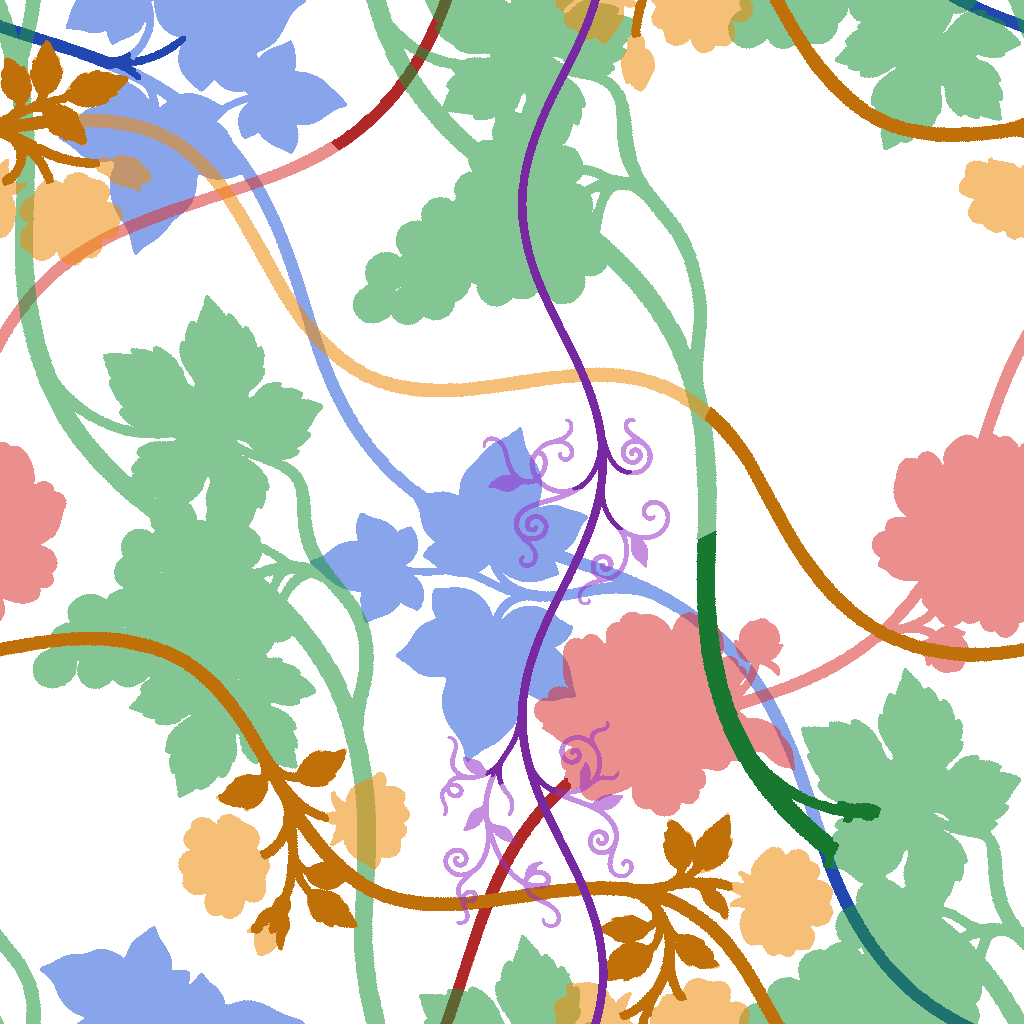

The script that saved this image:
# Схема плитки по РЕАЛЬНЫМ лентам: стебли каждой лозы (с настоящими изгибами) тёмным цветом линии, украшения — полупрозрачным.
#   python -I узлы/схема_реальная.py --json узлы/сдвиги_подобраны.json --out узлы/схема_реальная.png
import json, math, argparse, sys
import numpy as np
from PIL import Image
from scipy import ndimage as ndi
ap=argparse.ArgumentParser(); ap.add_argument('--json',default='узлы/сдвиги_подобраны.json'); ap.add_argument('--out',default='узлы/схема_реальная.png'); ap.add_argument('--size',type=int,default=1024)
a=ap.parse_args(); R=a.size
LINES=dict(A=(1,1,.00,0),B=(1,-1,.40,0),C=(1,2,.15,0),D=(2,1,.62,0),E=(0,1,0,.55))
RIB=dict(A='по_узлам_A',B='по_узлам_B',C='по_узлам_C',D='по_узлам_D',E='по_узлам_E')
COL=dict(A=(40,90,220),B=(220,50,50),C=(30,150,60),D=(240,140,10),E=(150,50,200))
st=json.load(open(a.json,encoding='utf8'))
def vine_only(im):
    arr=np.array(im); x=8
    ys=np.where(arr[:,x,3]>200)[0]; g=np.split(ys,np.where(np.diff(ys)>3)[0]+1)[-1]; sy=int(g.mean())
    seed=arr[sy-2:sy+3,x-2:x+3,:3].reshape(-1,3).mean(axis=0)
    d=np.abs(arr[...,:3].astype(int)-seed[None,None,:]).max(axis=2)
    lab,_=ndi.label((d<28)&(arr[...,3]>200),structure=np.ones((3,3)))
    return ndi.binary_dilation(lab==lab[sy,x],iterations=3)&(arr[...,3]>40)
def piece(m,T,flip):
    H0,W0=m.shape; k=T/W0
    im=Image.fromarray(np.tile(m,(1,3))).resize((int(round(W0*3*k)),int(round(H0*k))),Image.BILINEAR)
    t=int(round(T)); p=im.crop((t,0,2*t,im.height)); return p.transpose(Image.FLIP_TOP_BOTTOM) if flip else p
def place(pc,p,q,c,x0,ph):
    loop=R*math.hypot(p,q); deg=math.degrees(math.atan2(q,p)); rc=pc.rotate(-deg,resample=Image.BILINEAR,expand=True)
    d=np.array([p,q])/math.hypot(p,q); cen=(np.array([x0*R,c*R])+d*(0.5+ph)*loop)%R
    out=np.zeros((R,R),np.uint8); w,h=rc.size; ra=np.array(rc); X0,Y0=int(round(cen[0]-w/2)),int(round(cen[1]-h/2))
    for kx in range(-2,3):
        for ky in range(-2,3):
            xx,yy=X0+kx*R,Y0+ky*R
            if xx>=R or yy>=R or xx+w<=0 or yy+h<=0: continue
            sx0,sy0=max(0,-xx),max(0,-yy); sx1,sy1=min(w,R-xx),min(h,R-yy)
            out[yy+sy0:yy+sy1,xx+sx0:xx+sx1]=np.maximum(out[yy+sy0:yy+sy1,xx+sx0:xx+sx1],ra[sy0:sy1,sx0:sx1])
    return out>60
img=np.full((R,R,3),255.,float)
for k,(p,q,c0,x00) in LINES.items():
    s=st.get(k,{}); f=s.get('flip',False); ph=s.get('ph',0); c=s.get('c',c0); x0=s.get('x0',x00); rib=s.get('rib',RIB[k])
    im=Image.open(f'лента/{rib}.png').convert('RGBA'); al=np.array(im)[...,3]; v=vine_only(im)
    T=R*math.hypot(p,q)
    vine=place(piece(((al>40)&v).astype(np.uint8)*255,T,f),p,q,c,x0,ph)
    dec=place(piece(((al>40)&~v).astype(np.uint8)*255,T,f),p,q,c,x0,ph)
    col=np.array(COL[k],float)
    img[dec]=img[dec]*0.45+col*0.55
    img[vine]=col*0.8
Image.fromarray(img.astype(np.uint8)).save(a.out)
t=Image.new('RGB',(R*2,R*2))
for x in (0,1):
    for y in (0,1): t.paste(Image.open(a.out),(x*R,y*R))
t.resize((1400,1400),Image.LANCZOS).save(a.out.replace('.png','_2x2.jpg'),quality=88)
print('готово',a.out)
